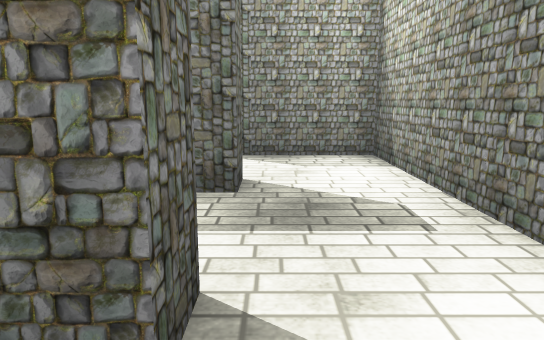
[1] (above)

24 first-person views from a walk through a scene from a Unity 3-D project. The camera is 1.3 m above the floor, tilts 10° down and sees 70° across. The floor is counted in squares, 1 m on a side. Each view is taken from the middle of a square. On the plan, view 1 faces up. The plan holds only what a view shows up to about 16 squares ahead; the rest is blank. The player character is not drawn. Some animated figures are left out. Some surface patterns are stand-ins.

[2]
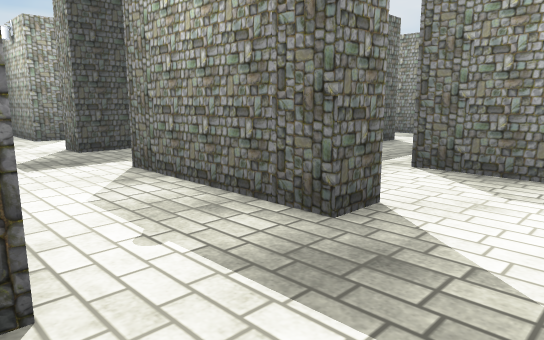

[3]
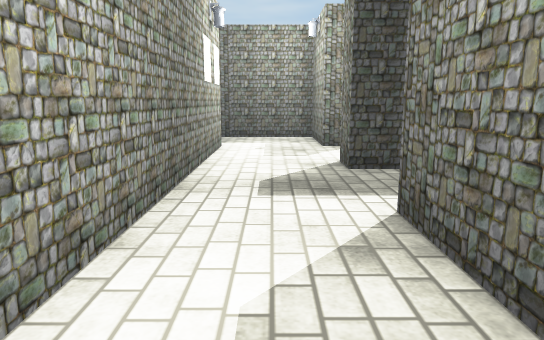

[4]
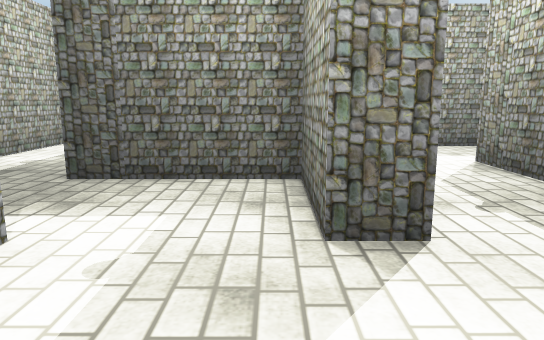

[5]
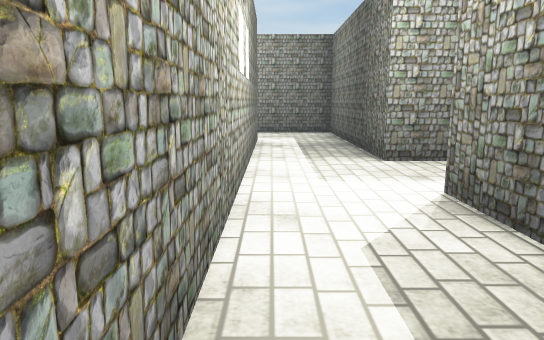

[6]
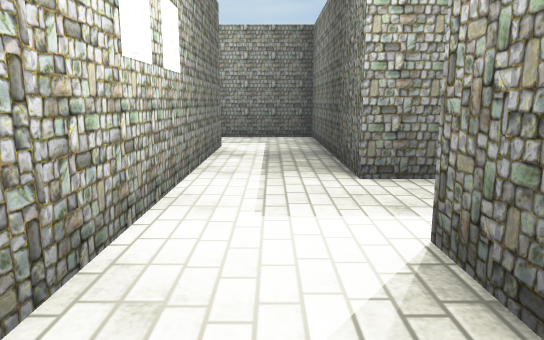

[7]
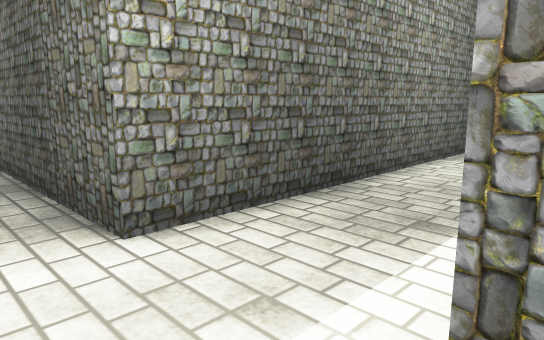

[8]
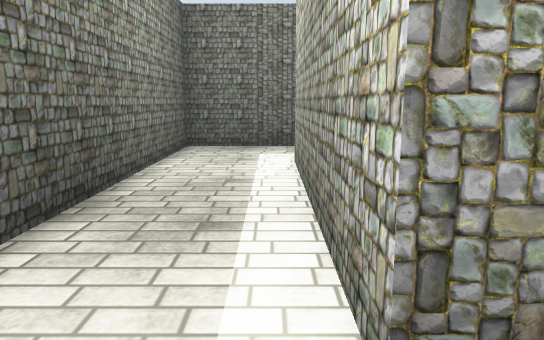

[9]
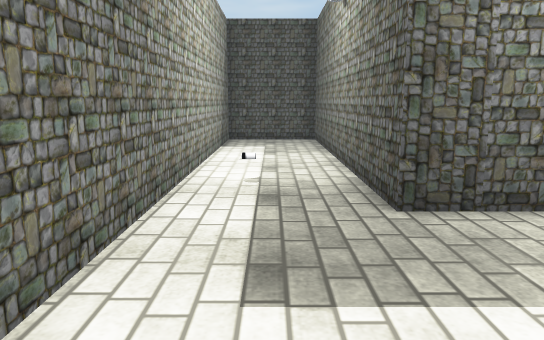

[10]
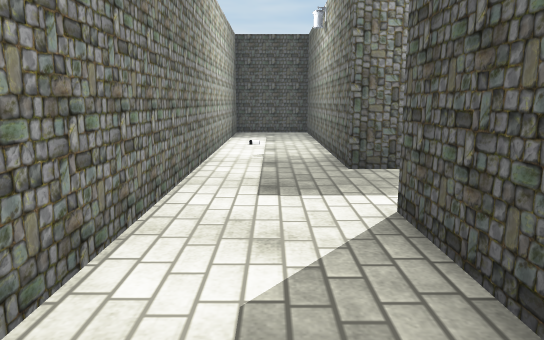

[11]
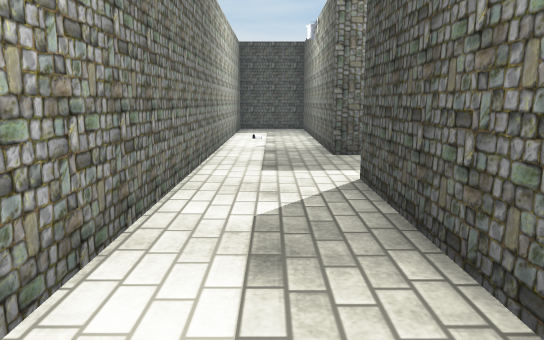

[12]
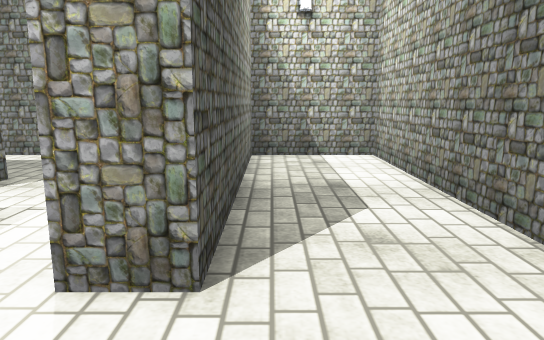

[13]
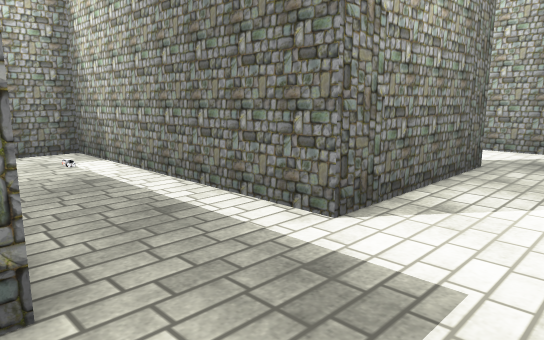

[14]
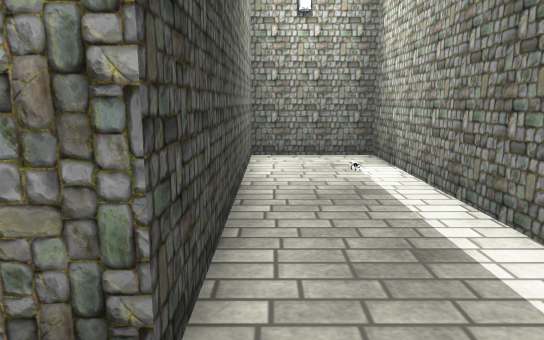

[15]
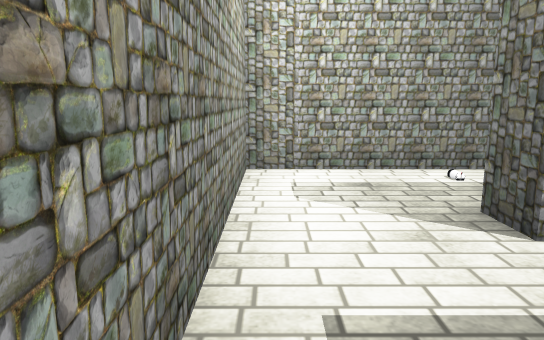

[16]
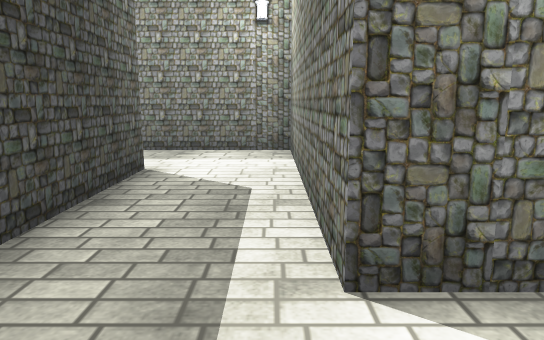

[17]
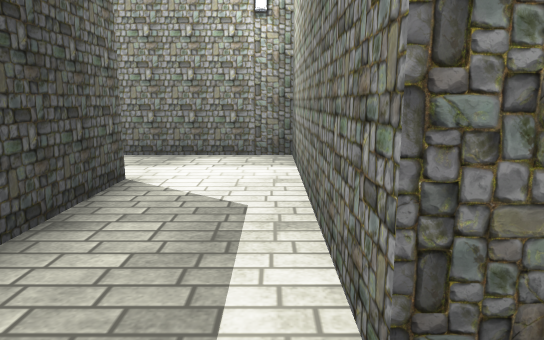

[18]
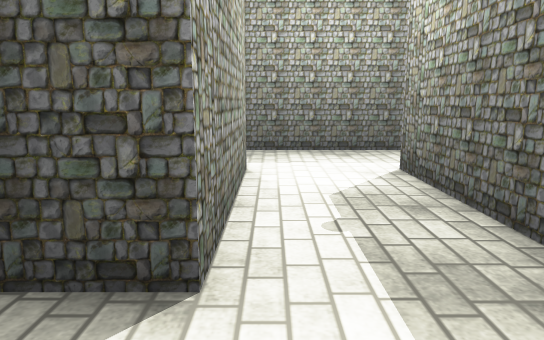

[19]
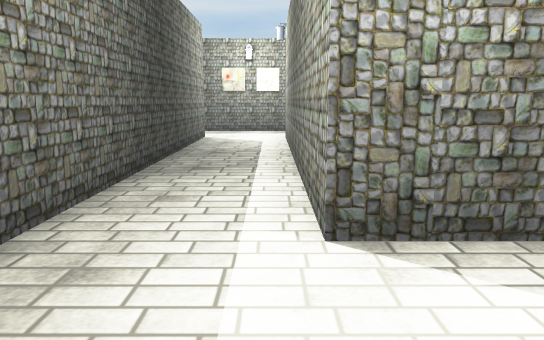

[20]
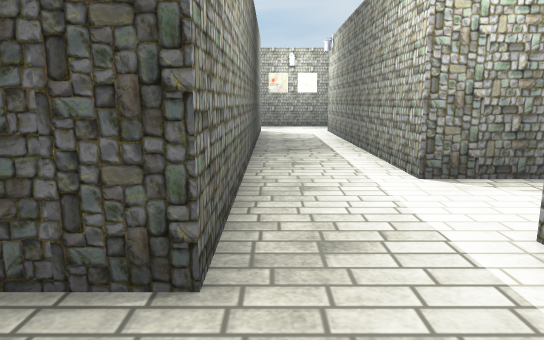

[21]
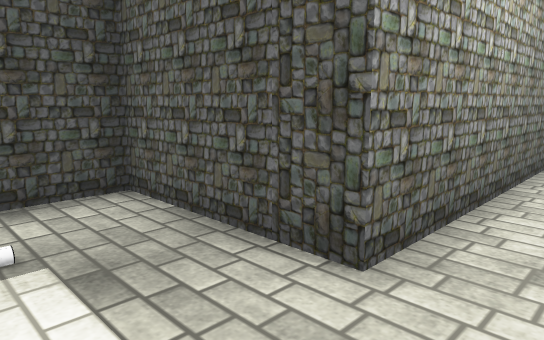

[22]
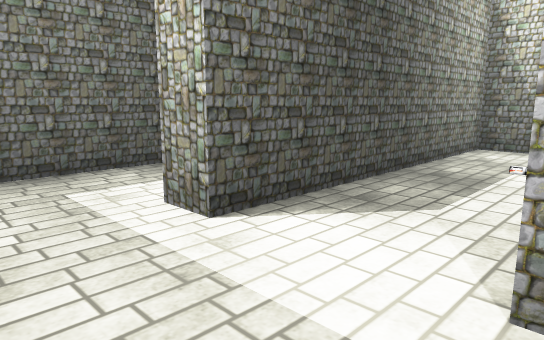

[23]
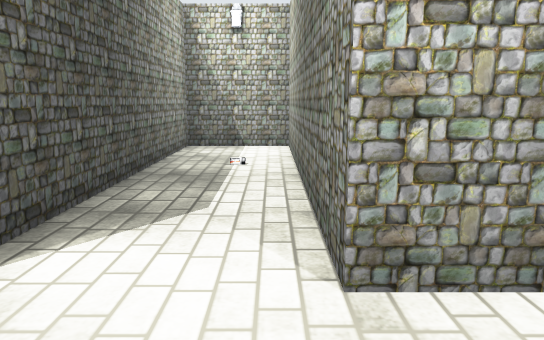

[24]
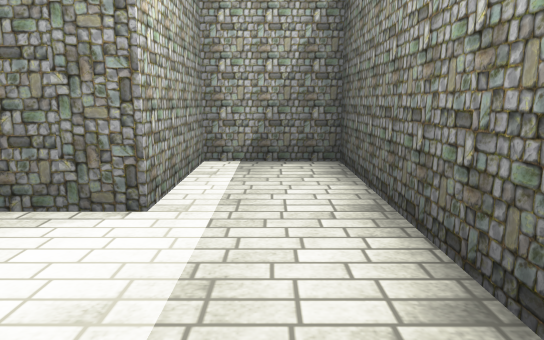

### Floor plan
Points are (right, up) in squares from view 1. A wall is a line through its corners. A room is listed if a view was taken in it or the views show most of it. See-through windows are left out.
Room 1 (views 1, 2, 3, 4, 5, 6, 7, 8, 9, 10, 11, 12, 13, 14, 15, 16, 17, 18, 19, 20, 21, 22, 23, 24)
walls: (-9.5, 14.5) (-4.5, 14.5) (-4.5, 10.5); (-17.2, 19.5) (-20.5, 19.5) (-20.5, 9.5) (-28.5, 9.5) (-28.5, -1.5) (-25.5, -1.5) (-25.5, 2.5) (-16.5, 2.5) (-16.5, 5.5) (-25.5, 5.5) (-25.5, 6.5) (-12.5, 6.5) (-12.5, 5.5) (-15.5, 5.5) (-15.5, 1.5) (-24.5, 1.5) (-24.5, -1.5) (-5.5, -1.5) (-5.5, 1.5) (-12.5, 1.5) (-12.5, 2.5) (-3, 2.5); (-15.2, 9.5) (-17.5, 9.5) (-17.5, 16.5); (-12.5, 28.5) (-12.5, 13.5) (-16.5, 13.5) (-16.5, 11.9); (-0.5, 6.6) (-0.5, 5.5) (-5.5, 5.5) (-5.5, 13.5) (-8.5, 13.5) (-8.5, 5.5) (-9.5, 5.5); (-0.5, 2.6) (-0.5, 1.5) (-1.1, 1.5); (-2.2, -1.5) (2.5, -1.5) (2.5, 9.5) (-1.5, 9.5) (-1.5, 17.5) (-9.5, 17.5) (-9.5, 28)
objects: other object (-20, -1); other object (-20, 4); battery (-15, 11); other object (-6, 11); other object (-1, -1)

Where each view was taken, in squares from view 1:
view 1: 0 up, 0 right, facing up
view 2: 2 up, 2 right, facing up-left
view 3: 4 up, 1 left, facing left
view 4: 5 up, 9 left, facing left
view 5: 7 up, 12 left, facing left
view 6: 8 up, 14 left, facing left
view 7: 8 up, 17 left, facing up-left
view 8: 8 up, 18 left, facing up
view 9: 0 up, 11 left, facing left
view 10: 0 up, 8 left, facing left
view 11: 0 up, 6 left, facing left
view 12: 1 up, 15 left, facing right
view 13: 3 up, 9 left, facing up-right
view 14: 4 up, 8 left, facing up
view 15: 6 up, 2 right, facing down
view 16: 7 up, 2 left, facing up
view 17: 8 up, 2 left, facing up
view 18: 15 up, 2 left, facing left
view 19: 14 up, 10 left, facing up
view 20: 11 up, 12 left, facing up
view 21: 11 up, 11 left, facing up-left
view 22: 2 up, 28 left, facing up-right
view 23: 3 up, 28 left, facing right
view 24: 7 up, 27 left, facing down
